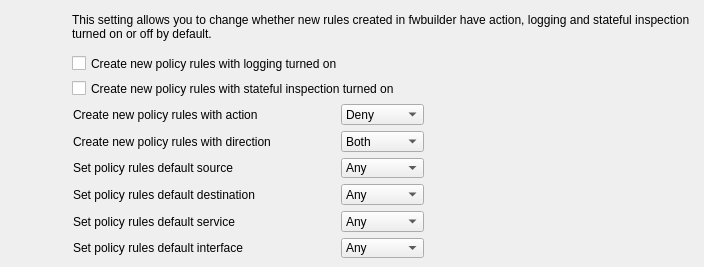
         <widget class="QWidget" name="tab">
          <attribute name="title">
           <string>Policy Rules</string>
          </attribute>
          <widget class="QLabel" name="label_16">
           <property name="geometry">
            <rect>
             <x>4</x>
             <y>7</y>
             <width>64</width>
             <height>64</height>
            </rect>
           </property>
           <property name="minimumSize">
            <size>
             <width>64</width>
             <height>64</height>
            </size>
           </property>
           <property name="maximumSize">
            <size>
             <width>64</width>
             <height>64</height>
            </size>
           </property>
           <property name="text">
            <string/>
           </property>
           <property name="pixmap">
            <pixmap resource="MainRes.qrc">:/Icons/Policy/icon-big</pixmap>
           </property>
          </widget>
          <widget class="QLabel" name="label_19">
           <property name="geometry">
            <rect>
             <x>72</x>
             <y>4</y>
             <width>623</width>
             <height>45</height>
            </rect>
           </property>
           <property name="sizePolicy">
            <sizepolicy hsizetype="Expanding" vsizetype="Preferred">
             <horstretch>0</horstretch>
             <verstretch>0</verstretch>
            </sizepolicy>
           </property>
           <property name="text">
            <string>This setting allows you to change whether new rules created in fwbuilder have action, logging and stateful inspection turned on or off by default.</string>
           </property>
           <property name="wordWrap">
            <bool>true</bool>
           </property>
          </widget>
          <widget class="QCheckBox" name="rulesLoggingOn">
           <property name="geometry">
            <rect>
             <x>72</x>
             <y>53</y>
             <width>290</width>
             <height>21</height>
            </rect>
           </property>
           <property name="sizePolicy">
            <sizepolicy hsizetype="Expanding" vsizetype="Fixed">
             <horstretch>0</horstretch>
             <verstretch>0</verstretch>
            </sizepolicy>
           </property>
           <property name="text">
            <string>Create new policy rules with logging turned on</string>
           </property>
          </widget>
          <widget class="QCheckBox" name="rulesDefaultStateful">
           <property name="geometry">
            <rect>
             <x>72</x>
             <y>78</y>
             <width>354</width>
             <height>21</height>
            </rect>
           </property>
           <property name="sizePolicy">
            <sizepolicy hsizetype="Expanding" vsizetype="Fixed">
             <horstretch>0</horstretch>
             <verstretch>0</verstretch>
            </sizepolicy>
           </property>
           <property name="text">
            <string>Create new policy rules with stateful inspection turned on</string>
           </property>
          </widget>
          <widget class="QWidget" name="layoutWidget">
           <property name="geometry">
            <rect>
             <x>73</x>
             <y>104</y>
             <width>351</width>
             <height>154</height>
            </rect>
           </property>
           <layout class="QGridLayout" name="gridLayout_16" columnstretch="1,0">
            <item row="0" column="0">
             <widget class="QLabel" name="label_22">
              <property name="text">
               <string>Create new policy rules with action </string>
              </property>
             </widget>
            </item>
            <item row="0" column="1">
             <widget class="QComboBox" name="rulesDefaultAction">
              <item>
               <property name="text">
                <string>Deny</string>
               </property>
              </item>
              <item>
               <property name="text">
                <string>Accept</string>
               </property>
              </item>
             </widget>
            </item>
            <item row="1" column="0">
             <widget class="QLabel" name="label_21">
              <property name="text">
               <string>Create new policy rules with direction</string>
              </property>
             </widget>
            </item>
            <item row="1" column="1">
             <widget class="QComboBox" name="rulesDefaultDirection">
              <item>
               <property name="text">
                <string>Both</string>
               </property>
              </item>
              <item>
               <property name="text">
                <string>Inbound</string>
               </property>
              </item>
              <item>
               <property name="text">
                <string>Outbound</string>
               </property>
              </item>
             </widget>
            </item>
            <item row="2" column="0">
             <widget class="QLabel" name="label_23">
              <property name="text">
               <string>Set policy rules default source </string>
              </property>
             </widget>
            </item>
            <item row="2" column="1">
             <widget class="QComboBox" name="rulesDefaultSource">
              <item>
               <property name="text">
                <string>Any</string>
               </property>
              </item>
              <item>
               <property name="text">
                <string>Dummy</string>
               </property>
              </item>
             </widget>
            </item>
            <item row="3" column="0">
             <widget class="QLabel" name="label_24">
              <property name="text">
               <string>Set policy rules default destination </string>
              </property>
             </widget>
            </item>
            <item row="3" column="1">
             <widget class="QComboBox" name="rulesDefaultDestination">
              <item>
               <property name="text">
                <string>Any</string>
               </property>
              </item>
              <item>
               <property name="text">
                <string>Dummy</string>
               </property>
              </item>
             </widget>
            </item>
            <item row="4" column="0">
             <widget class="QLabel" name="label_25">
              <property name="text">
               <string>Set policy rules default service </string>
              </property>
             </widget>
            </item>
            <item row="4" column="1">
             <widget class="QComboBox" name="rulesDefaultService">
              <item>
               <property name="text">
                <string>Any</string>
               </property>
              </item>
              <item>
               <property name="text">
                <string>Dummy</string>
               </property>
              </item>
             </widget>
            </item>
            <item row="5" column="0">
             <widget class="QLabel" name="label_26">
              <property name="text">
               <string>Set policy rules default interface </string>
              </property>
             </widget>
            </item>
            <item row="5" column="1">
             <widget class="QComboBox" name="rulesDefaultInterface">
              <item>
               <property name="text">
                <string>Any</string>
               </property>
              </item>
              <item>
               <property name="text">
                <string>Dummy</string>
               </property>
              </item>
             </widget>
            </item>
           </layout>
          </widget>
         </widget>
